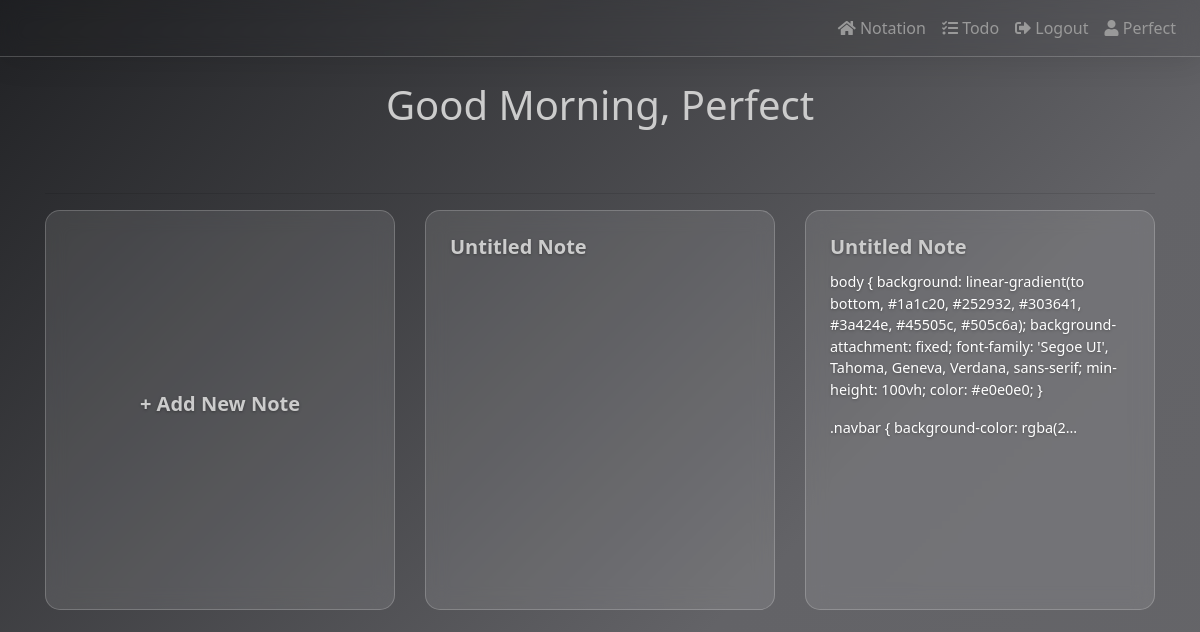
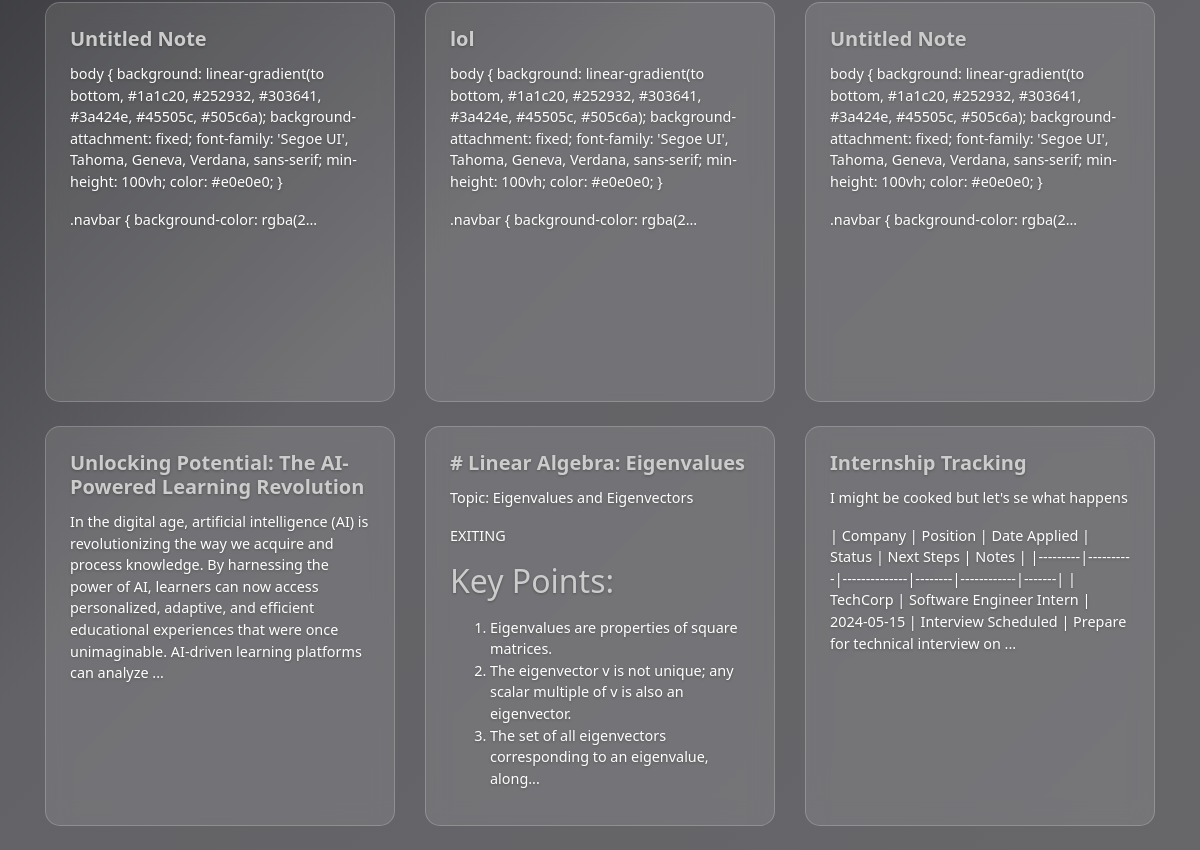
Before: / (signed in) with the older database file (2 pictures, top to bottom).
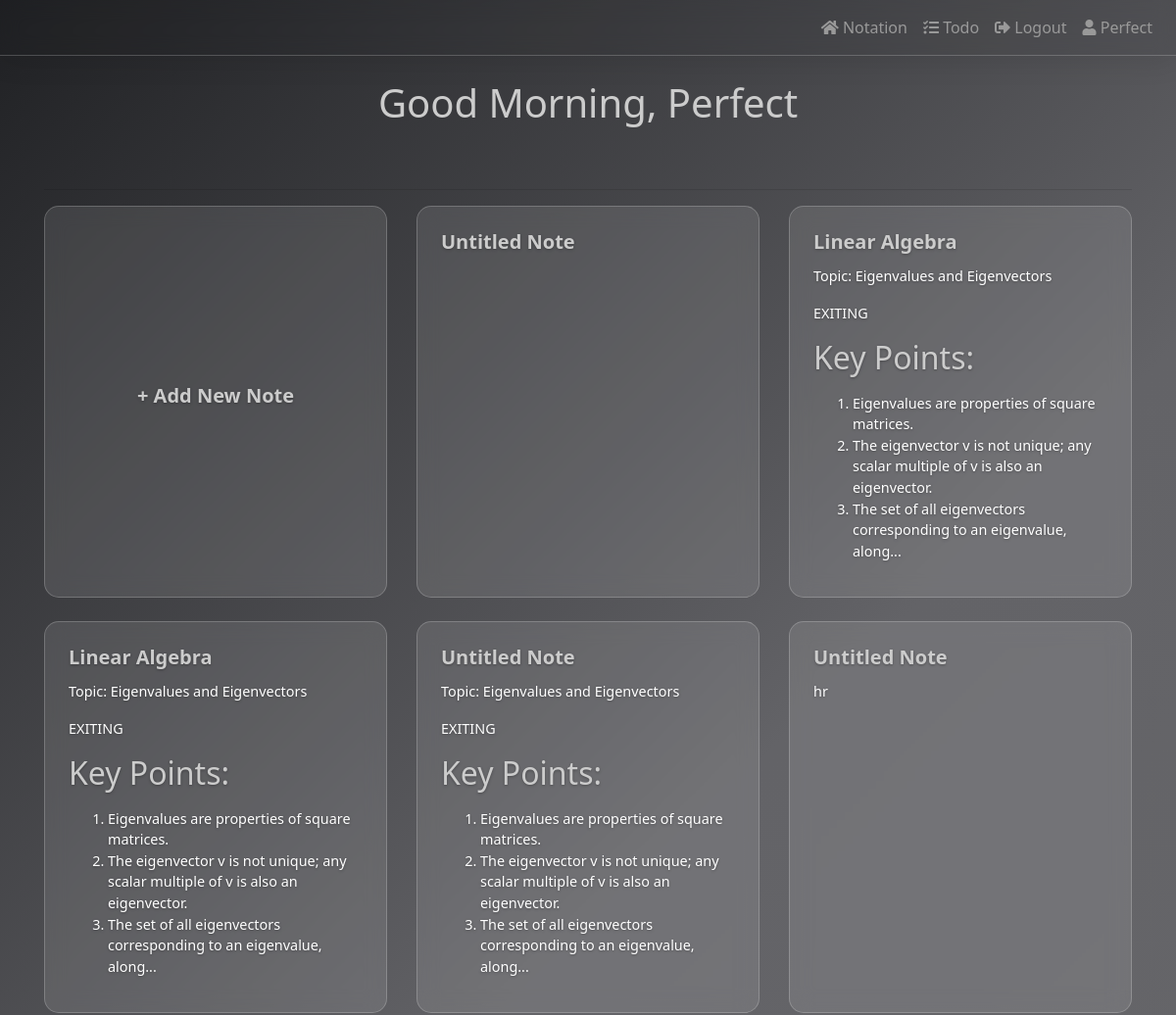
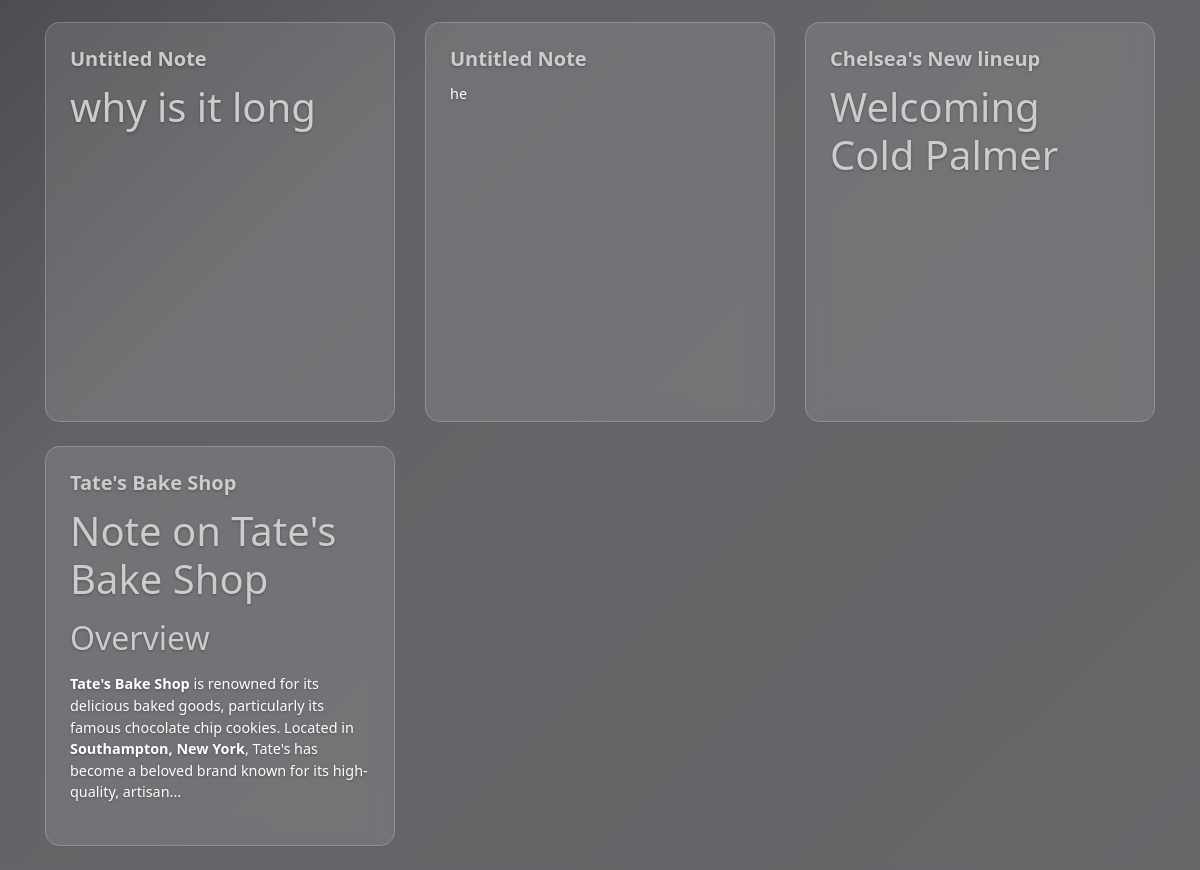
After: the same page with the newer database file (2 pictures, top to bottom).
### website/models.py (models this page shows)
class User(db.Model, UserMixin):
    id = db.Column(db.Integer, primary_key=True)
    email = db.Column(db.String(150), unique=True)
    password = db.Column(db.String(150))
    first_name = db.Column(db.String(150))
    notes = db.relationship('Note')
    todos = db.relationship('Todo')

class Note(db.Model):
    id = db.Column(db.Integer, primary_key=True)
    data = db.Column(db.String(10000))
    title = db.Column(db.String(150))
    date = db.Column(db.DateTime(timezone=True), default=func.now())
    user_id = db.Column(db.Integer, db.ForeignKey('user.id'))   # we are referencing the user class but in sql its all lowercase

### website/views.py (the view, shortened to what this page needs)
@views.route('/', methods=['GET', 'POST'])
@login_required
def home():
    notes = Note.query.filter_by(user_id=current_user.id).order_by(Note.date.desc()).all()
    for note in notes:
        note.html_content = Markup(markdown.markdown(note.data))
    return render_template("home.html", user=current_user, notes=notes)

### website/__init__.py (called while the page is built)
def create_app():
    app = Flask(__name__)
    app.config['SECRET_KEY'] = 'letsss gooo suiii'
    app.config['SQLALCHEMY_DATABASE_URI'] = f'sqlite:///{DB_NAME}'
    db.init_app(app)
    migrate.init_app(app, db)
    from .views import views
    from .auth import auth
    app.register_blueprint(views, url_prefix='/')
    app.register_blueprint(auth, url_prefix='/')
    from .models import User, Note, Todo
    create_database(app)
    login_manager = LoginManager()
    login_manager.login_view = 'auth.login'
    login_manager.init_app(app)
    @login_manager.user_loader
    def load_user(id):
        return User.query.get(int(id))
    return app

### website/templates/home.html (shortened to what this page needs)
{% extends "base.html" %}
{% block content %}
<h1 class="text-center mb-4" id="greeting" data-username="{{user.first_name}}">Welcome, {{user.first_name}}</h1>
<br>
<hr>
<div class="row">
    <div class="col-md-4 mb-4">
        <div class="card h-100">
            <div class="card-body d-flex align-items-center justify-content-center">
                <a href="{{ url_for('views.note_form') }}" class="stretched-link text-center">
                    <h5 class="card-title"> + Add New Note</h5>
                </a>
            </div>
        </div>
    </div>
    {% for note in notes %}
    <div class="col-md-4 mb-4">
        <div class="card h-100">
            <div class="card-body">
                <div class="card-content-wrapper position-relative">
                    <h5 class="card-title">
                        {{ note.title or 'Untitled Note' }}
                    </h5>
                    <div class="card-text">{{ note.html_content[:300] if note.html_content else '' }}{% if note.html_content and note.html_content|length > 200 %}...{% endif %}</div>
                </div>
            </div>
        </div>
    </div>
    {% endfor %}
</div>
{% endblock %}

### website/templates/base.html (shortened to what this page needs)
<!DOCTYPE html>
<html lang="en">
<head>
    <link rel="stylesheet" href="https://stackpath.bootstrapcdn.com/bootstrap/4.4.1/css/bootstrap.min.css" />
    <link rel="stylesheet" href="{{url_for('static',filename='styles.css')}}"/>
    <link rel="stylesheet" href="https://cdnjs.cloudflare.com/ajax/libs/font-awesome/5.15.3/css/all.min.css" />
</head>
<body>
    <nav class="navbar navbar-expand-lg navbar-dark on-top">
      <div class="collapse navbar-collapse" id="navbar">
        <div class="navbar-nav">
            {% if user.is_authenticated %}
            <a class="nav-item nav-link" id="home" href="/"><i class="fas fa-home"></i> Notation</a>
          <a class="nav-item nav-link" id="todo" href="/todo"><i class="fas fa-tasks"></i> Todo</a>
          <a class="nav-item nav-link" id="logout" href="/logout"><i class="fas fa-sign-out-alt"></i> Logout</a>
          <span class="nav-item nav-link" id="user-name"><i class="fas fa-user"></i> {{user.first_name}}</span>
            {% else %}
          <a class="nav-item nav-link" id="login" href="/login"><i class="fas fa-sign-in-alt"></i> Login</a>
          <a class="nav-item nav-link" id="signUp" href="/sign-up"><i class="fas fa-user-plus"></i> Sign Up</a>
            {% endif%}
        </div>
      </div>
    </nav>
    <div class="container mt-4">
        {% block content %}
        {% endblock %}
    </div>
</body>
</html>

### website/static/styles.css (style rules this page uses)
:root { --primary-bg: #202124; --secondary-bg: #33373b; --accent-1: #f2f2f2; --accent-2: #cccccc; --text-primary: #ffffff; --text-secondary: #999999; --hover-color: #cccccc; --glass-bg: rgba(255, 255, 255, 0.1); --glass-border: rgba(255, 255, 255, 0.2); --hover-bg: rgba(0, 0, 0, 0.05); --hover-border: rgba(255, 255, 255, 0.3); }
body { background: linear-gradient(135deg, var(--primary-bg), #636367, #67676a); background-attachment: fixed; font-family: 'Segoe UI', Tahoma, Geneva, Verdana, sans-serif; min-height: 100vh; color: var(--text-primary); transition: background 0.5s ease; }
.navbar { background-color: var(--hover-bg); backdrop-filter: blur(10px); -webkit-backdrop-filter: blur(10px); border-bottom: 1px solid var(--glass-border); margin-bottom: 20px; box-shadow: 0 4px 30px rgba(0, 0, 0, 0.1); transition: all 0.3s ease; }
.navbar-dark .navbar-nav .nav-link { color: var(--text-secondary); transition: color 0.3s ease, transform 0.3s ease; }
.on-top { z-index: 100; }
.navbar-nav { margin-left: auto; }
.card { position: relative; background-color: var(--glass-bg); border: 1px solid var(--glass-border); border-radius: 15px; transition: transform 0.3s ease, box-shadow 0.3s ease, background-color 0.3s ease, border-color 0.3s ease; overflow: hidden; }
.card::before { content: ''; position: absolute; top: 0; left: 0; right: 0; bottom: 0; backdrop-filter: blur(10px); -webkit-backdrop-filter: blur(10px); z-index: -1; }
.card::after { content: ''; position: absolute; top: 0; left: -100%; width: 100%; height: 100%; background: linear-gradient( 90deg, transparent, rgba(255, 255, 255, 0.2), transparent ); transition: 0.5s; z-index: 1; }
.card-body { position: relative; z-index: 2; }
.card-content-wrapper { height: 100%; position: relative; z-index: 1; }
.card-body { padding: 1.5rem; position: relative; z-index: 1; }
.card-body a { color: inherit; text-decoration: none; }
.card-title, .card-text, .form-control { text-shadow: 0 1px 3px rgba(0, 0, 0, 0.3); }
.card-title { color: var(--hover-color); font-weight: 600; margin-bottom: 0.75rem; font-size: 1.25rem; }
.card-text { color: var(--text-primary); font-size: 0.9rem; line-height: 1.5; }
h1, h2, h3, h4, h5, h6 { color: var(--accent-2); margin-bottom: 1rem; }
.col-md-4 { height: 400px; }
a { color: var(--hover-color); transition: color 0.3s ease; }
.card { animation: fadeIn 0.5s ease-out; }

Changed rows visible on the page:
removed Note: title "Untitled Note", html_content "body { background: linear-gradient(to bottom, #1a1c20, #252932, #303641, #3a424e, #45505c, #505c6a); background-attachment: fixed; font-family: 'Segoe UI', Tahoma, Geneva, Verdana, sans-serif; min-height: 100vh; color: #e0e0e0; } .navbar { background-color: rgba(2"
removed Note: title "Untitled Note", html_content "body { background: linear-gradient(to bottom, #1a1c20, #252932, #303641, #3a424e, #45505c, #505c6a); background-attachment: fixed; font-family: 'Segoe UI', Tahoma, Geneva, Verdana, sans-serif; min-height: 100vh; color: #e0e0e0; } .navbar { background-color: rgba(2"
removed Note: title "lol", html_content "body { background: linear-gradient(to bottom, #1a1c20, #252932, #303641, #3a424e, #45505c, #505c6a); background-attachment: fixed; font-family: 'Segoe UI', Tahoma, Geneva, Verdana, sans-serif; min-height: 100vh; color: #e0e0e0; } .navbar { background-color: rgba(2"
removed Note: title "Unlocking Potential: The AI-Powered Learning Revolution", html_content "In the digital age, artificial intelligence (AI) is revolutionizing the way we acquire and process knowledge. By harnessing the power of AI, learners can now access personalized, adaptive, and efficient educational experiences that were once unimaginable. AI-driven learning platforms can analyze"
removed Note: title "# Linear Algebra: Eigenvalues", html_content "Topic: Eigenvalues and Eigenvectors EXITING Key Points: Eigenvalues are properties of square matrices. The eigenvector v is not unique; any scalar multiple of v is also an eigenvector. The set of all eigenvectors corresponding to an eigenvalue, along"
removed Note: title "Internship Tracking", html_content "I might be cooked but let's se what happens | Company | Position | Date Applied | Status | Next Steps | Notes | |---------|----------|--------------|--------|------------|-------| | TechCorp | Software Engineer Intern | 2024-05-15 | Interview Scheduled | Prepare for technical interview on"
added Note: title "Linear Algebra", html_content "Topic: Eigenvalues and Eigenvectors EXITING Key Points: Eigenvalues are properties of square matrices. The eigenvector v is not unique; any scalar multiple of v is also an eigenvector. The set of all eigenvectors corresponding to an eigenvalue, along"
added Note: title "Linear Algebra", html_content "Topic: Eigenvalues and Eigenvectors EXITING Key Points: Eigenvalues are properties of square matrices. The eigenvector v is not unique; any scalar multiple of v is also an eigenvector. The set of all eigenvectors corresponding to an eigenvalue, along"
added Note: title "Untitled Note", html_content "Topic: Eigenvalues and Eigenvectors EXITING Key Points: Eigenvalues are properties of square matrices. The eigenvector v is not unique; any scalar multiple of v is also an eigenvector. The set of all eigenvectors corresponding to an eigenvalue, along"
changed Note (number 5 of 9 on the later page): data "body { background: linear-gradient(to bottom, #1a1c20, #252932, #303641, #3a424e, #45505c, #505c6a); background-attachment: fixed; font-family: 'Segoe UI', Tahoma, Geneva, Verdana, sans-serif; min-height: 100vh; color: #e0e0e0; } .navbar { background-color: rgba(2" → "hr"; no longer shows "..."
added Note: title "Untitled Note", html_content "why is it long"
added Note: title "Untitled Note", data "he"
added Note: title "Chelsea's New lineup", html_content "Welcoming Cold Palmer"
added Note: title "Tate's Bake Shop", title "Note on Tate's Bake Shop Overview Tate's Bake Shop is renowned for its delicious baked goods, particularly its famous chocolate chip cookies. Located in Southampton, New York , Tate's has become a beloved brand known for its high-quality, artisan"
